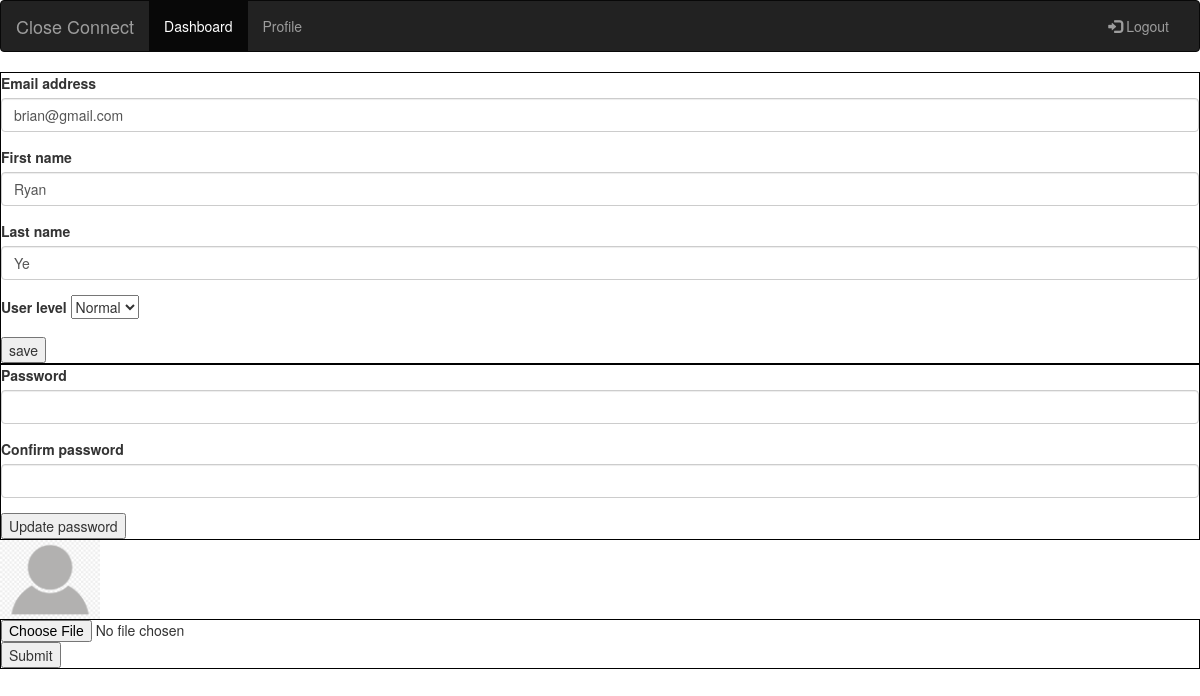
Page /users/edit/2 (signed in) on the earlier database version.
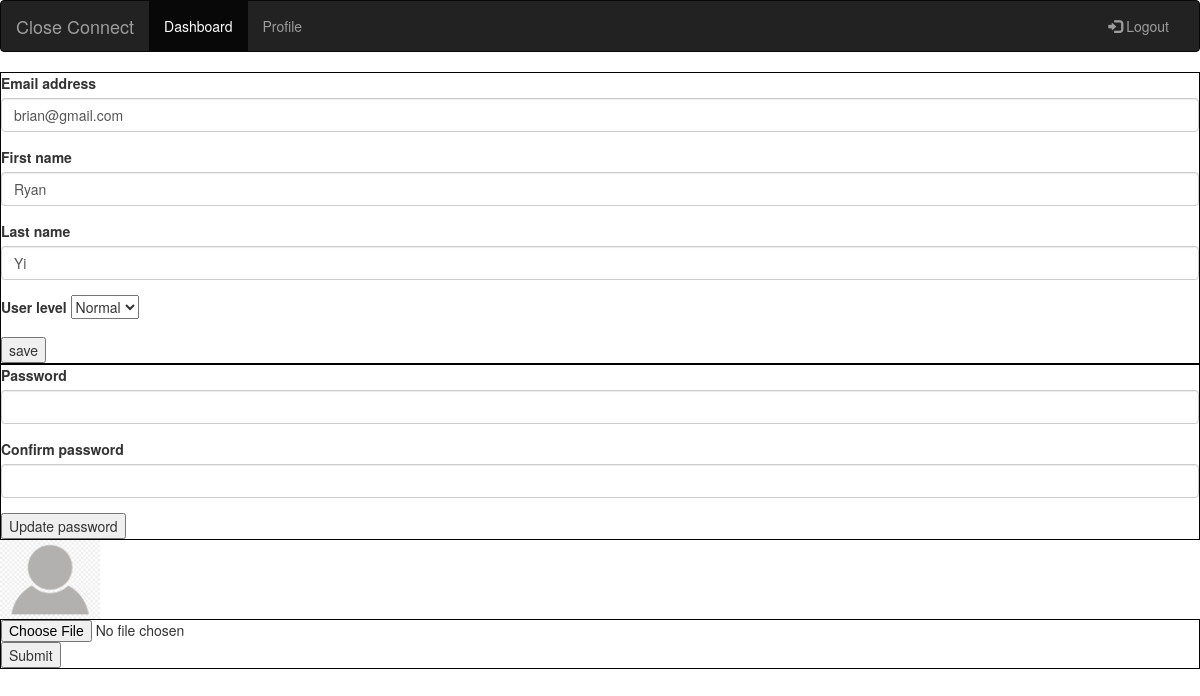
Same page on the later database version.
### user/models.py (models this page shows)
class User(models.Model):
    user_level = models.IntegerField()
    email = models.CharField(max_length=255)
    first_name = models.CharField(max_length=50)
    last_name = models.CharField(max_length=50)
    password = models.CharField(max_length=60)
    description = models.TextField()
    profile_pic = models.ImageField(null=True, blank=True)
    created_at = models.DateTimeField(auto_now_add=True)
    updated_at = models.DateTimeField(auto_now=True)
    objects = UserManager()

### user/views.py (the view)
# urls.py: path('users/edit/<int:user_id>', views.admin_edit),
def admin_edit(request, user_id):
    try:
        id = request.session['user_id']
        context = {
            'user': User.objects.get(id=user_id)
        }
        return render(request, 'admin_edit.html', context)
    except:
        return redirect('/login')

### user/templates/admin_edit.html (shortened to what this page needs)
<!DOCTYPE html>
<html>
<head>
    <link rel="stylesheet" href="https://maxcdn.bootstrapcdn.com/bootstrap/3.4.1/css/bootstrap.min.css">
</head>
<body>
<nav class="navbar navbar-inverse">
    <div class="container-fluid">
        <div class="navbar-header">
            <a class="navbar-brand" href="/main">Close Connect</a>
        </div>
        <div class="collapse navbar-collapse" id="myNavbar">
            <ul class="nav navbar-nav">
                <li class="active"><a href="/check_admin">Dashboard </a></li>
                <li><a href="/users/edit">Profile</a></li>
            </ul>
            <ul class="nav navbar-nav navbar-right">
                <li><a href="/logout"><span class="glyphicon glyphicon-log-in"></span> Logout</a></li>
            </ul>
        </div>
    </div>
</nav>
<form action="/update_info/{{ user.id }}" method="POST">
    <div class="form-group">
        <label for="email">Email address</label>
        <input type="text" class="form-control" name="email" value="{{ user.email }}">
    </div>
    <div class="form-group">
        <label for="first_name">First name</label>
        <input type="text" class="form-control" name="first_name" value="{{ user.first_name }}">
    </div>
    <div class="form-group">
        <label for="last_name">Last name</label>
        <input type="text" class="form-control" name="last_name" value="{{ user.last_name }}">
    </div>
    <div class="form-group">
        <label for="user_level">User level</label>
        <select name="user_level">
            <option value="1">Normal</option>
        </select>
    </div>
    <button type="submit">save</button>
</form>
<form action="/update_password/{{ user.id }}" method="POST">
    <div class="form-group">
        <label for="password">Password</label>
        <input type="password" class="form-control" name="password">
    </div>
    <div class="form-group">
        <label for="password_check">Confirm password</label>
        <input type="password" class="form-control" name="password_check">
    </div>
    <button type="submit">Update password</button>
</form>
{% if user.profile_pic %}
    <img class="profile_pic" src="{{ user.profile_pic.url }}" alt="" width="100px">
{% else %}
    <img class="profile_pic" src="/static/images/default_profile.png" alt="" width="100px">
{% endif %}
<form action="/update_profile_pic/{{ user.id }}" method="POST" enctype="multipart/form-data">
    <input type="file" name="upload" accept="image/png, image/gif, image/jpeg">
    <input type="submit">
</form>
</body>
</html>

Differences in the rows shown:
changed User "brian@gmail.com": last_name "Ye" → "Yi"
